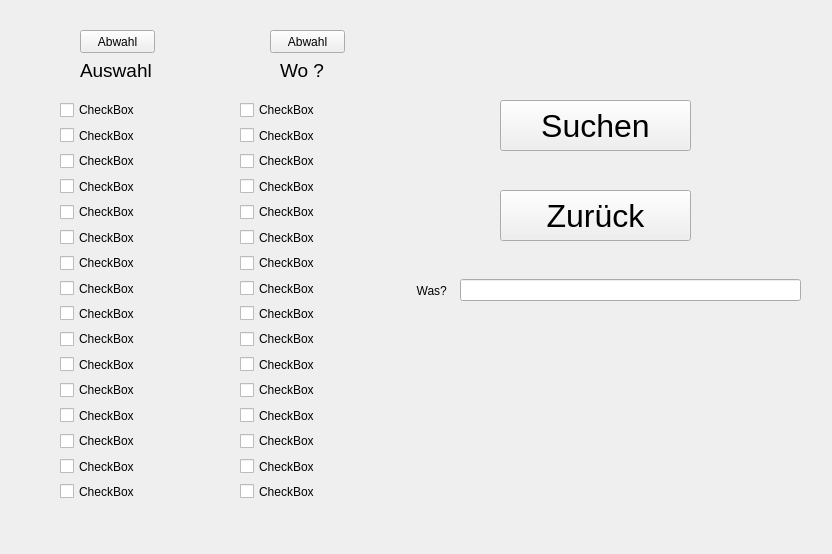
<?xml version="1.0" encoding="UTF-8"?>
<ui version="4.0">
 <class>Suche</class>
 <widget class="QWidget" name="Suche">
  <property name="geometry">
   <rect>
    <x>0</x>
    <y>0</y>
    <width>832</width>
    <height>554</height>
   </rect>
  </property>
  <property name="windowTitle">
   <string>Form</string>
  </property>
  <property name="windowIcon">
   <iconset theme="xxx"/>
  </property>
  <widget class="QPushButton" name="Suchen">
   <property name="geometry">
    <rect>
     <x>500</x>
     <y>100</y>
     <width>191</width>
     <height>51</height>
    </rect>
   </property>
   <property name="font">
    <font>
     <pointsize>24</pointsize>
    </font>
   </property>
   <property name="text">
    <string>Suchen</string>
   </property>
  </widget>
  <widget class="QWidget" name="layoutWidget">
   <property name="geometry">
    <rect>
     <x>240</x>
     <y>100</y>
     <width>121</width>
     <height>401</height>
    </rect>
   </property>
   <layout class="QVBoxLayout" name="verticalLayout_3">
    <item>
     <widget class="QCheckBox" name="checkBox_17">
      <property name="text">
       <string>CheckBox</string>
      </property>
     </widget>
    </item>
    <item>
     <widget class="QCheckBox" name="checkBox_18">
      <property name="text">
       <string>CheckBox</string>
      </property>
     </widget>
    </item>
    <item>
     <widget class="QCheckBox" name="checkBox_19">
      <property name="text">
       <string>CheckBox</string>
      </property>
     </widget>
    </item>
    <item>
     <widget class="QCheckBox" name="checkBox_20">
      <property name="text">
       <string>CheckBox</string>
      </property>
     </widget>
    </item>
    <item>
     <widget class="QCheckBox" name="checkBox_21">
      <property name="text">
       <string>CheckBox</string>
      </property>
     </widget>
    </item>
    <item>
     <widget class="QCheckBox" name="checkBox_22">
      <property name="text">
       <string>CheckBox</string>
      </property>
     </widget>
    </item>
    <item>
     <widget class="QCheckBox" name="checkBox_23">
      <property name="text">
       <string>CheckBox</string>
      </property>
     </widget>
    </item>
    <item>
     <widget class="QCheckBox" name="checkBox_24">
      <property name="text">
       <string>CheckBox</string>
      </property>
     </widget>
    </item>
    <item>
     <widget class="QCheckBox" name="checkBox_25">
      <property name="text">
       <string>CheckBox</string>
      </property>
     </widget>
    </item>
    <item>
     <widget class="QCheckBox" name="checkBox_26">
      <property name="text">
       <string>CheckBox</string>
      </property>
     </widget>
    </item>
    <item>
     <widget class="QCheckBox" name="checkBox_27">
      <property name="text">
       <string>CheckBox</string>
      </property>
     </widget>
    </item>
    <item>
     <widget class="QCheckBox" name="checkBox_28">
      <property name="text">
       <string>CheckBox</string>
      </property>
     </widget>
    </item>
    <item>
     <widget class="QCheckBox" name="checkBox_29">
      <property name="text">
       <string>CheckBox</string>
      </property>
     </widget>
    </item>
    <item>
     <widget class="QCheckBox" name="checkBox_30">
      <property name="text">
       <string>CheckBox</string>
      </property>
     </widget>
    </item>
    <item>
     <widget class="QCheckBox" name="checkBox_31">
      <property name="text">
       <string>CheckBox</string>
      </property>
     </widget>
    </item>
    <item>
     <widget class="QCheckBox" name="checkBox_32">
      <property name="text">
       <string>CheckBox</string>
      </property>
     </widget>
    </item>
   </layout>
  </widget>
  <widget class="QLabel" name="label">
   <property name="geometry">
    <rect>
     <x>80</x>
     <y>60</y>
     <width>91</width>
     <height>21</height>
    </rect>
   </property>
   <property name="font">
    <font>
     <pointsize>14</pointsize>
    </font>
   </property>
   <property name="text">
    <string>Auswahl</string>
   </property>
  </widget>
  <widget class="QLabel" name="label_2">
   <property name="geometry">
    <rect>
     <x>280</x>
     <y>60</y>
     <width>61</width>
     <height>21</height>
    </rect>
   </property>
   <property name="font">
    <font>
     <pointsize>14</pointsize>
    </font>
   </property>
   <property name="text">
    <string>Wo ?</string>
   </property>
  </widget>
  <widget class="QPushButton" name="Suchen_2">
   <property name="geometry">
    <rect>
     <x>500</x>
     <y>190</y>
     <width>191</width>
     <height>51</height>
    </rect>
   </property>
   <property name="font">
    <font>
     <pointsize>24</pointsize>
    </font>
   </property>
   <property name="text">
    <string>Zurück</string>
   </property>
  </widget>
  <widget class="QPushButton" name="pushButton">
   <property name="geometry">
    <rect>
     <x>80</x>
     <y>30</y>
     <width>75</width>
     <height>23</height>
    </rect>
   </property>
   <property name="text">
    <string>Abwahl</string>
   </property>
  </widget>
  <widget class="QPushButton" name="pushButton_2">
   <property name="geometry">
    <rect>
     <x>270</x>
     <y>30</y>
     <width>75</width>
     <height>23</height>
    </rect>
   </property>
   <property name="text">
    <string>Abwahl</string>
   </property>
  </widget>
  <widget class="QWidget" name="">
   <property name="geometry">
    <rect>
     <x>60</x>
     <y>100</y>
     <width>121</width>
     <height>401</height>
    </rect>
   </property>
   <layout class="QVBoxLayout" name="verticalLayout_2">
    <item>
     <widget class="QCheckBox" name="checkBox_13">
      <property name="text">
       <string>CheckBox</string>
      </property>
     </widget>
    </item>
    <item>
     <widget class="QCheckBox" name="checkBox_11">
      <property name="text">
       <string>CheckBox</string>
      </property>
     </widget>
    </item>
    <item>
     <widget class="QCheckBox" name="checkBox">
      <property name="text">
       <string>CheckBox</string>
      </property>
     </widget>
    </item>
    <item>
     <widget class="QCheckBox" name="checkBox_14">
      <property name="text">
       <string>CheckBox</string>
      </property>
     </widget>
    </item>
    <item>
     <widget class="QCheckBox" name="checkBox_2">
      <property name="text">
       <string>CheckBox</string>
      </property>
     </widget>
    </item>
    <item>
     <widget class="QCheckBox" name="checkBox_10">
      <property name="text">
       <string>CheckBox</string>
      </property>
     </widget>
    </item>
    <item>
     <widget class="QCheckBox" name="checkBox_3">
      <property name="text">
       <string>CheckBox</string>
      </property>
     </widget>
    </item>
    <item>
     <widget class="QCheckBox" name="checkBox_9">
      <property name="text">
       <string>CheckBox</string>
      </property>
     </widget>
    </item>
    <item>
     <widget class="QCheckBox" name="checkBox_4">
      <property name="text">
       <string>CheckBox</string>
      </property>
     </widget>
    </item>
    <item>
     <widget class="QCheckBox" name="checkBox_7">
      <property name="text">
       <string>CheckBox</string>
      </property>
     </widget>
    </item>
    <item>
     <widget class="QCheckBox" name="checkBox_5">
      <property name="text">
       <string>CheckBox</string>
      </property>
     </widget>
    </item>
    <item>
     <widget class="QCheckBox" name="checkBox_8">
      <property name="text">
       <string>CheckBox</string>
      </property>
     </widget>
    </item>
    <item>
     <widget class="QCheckBox" name="checkBox_6">
      <property name="text">
       <string>CheckBox</string>
      </property>
     </widget>
    </item>
    <item>
     <widget class="QCheckBox" name="checkBox_12">
      <property name="text">
       <string>CheckBox</string>
      </property>
     </widget>
    </item>
    <item>
     <widget class="QCheckBox" name="checkBox_15">
      <property name="text">
       <string>CheckBox</string>
      </property>
     </widget>
    </item>
    <item>
     <widget class="QCheckBox" name="checkBox_16">
      <property name="text">
       <string>CheckBox</string>
      </property>
     </widget>
    </item>
   </layout>
  </widget>
  <widget class="QWidget" name="">
   <property name="geometry">
    <rect>
     <x>410</x>
     <y>270</y>
     <width>391</width>
     <height>41</height>
    </rect>
   </property>
   <layout class="QHBoxLayout" name="horizontalLayout">
    <item>
     <widget class="QLabel" name="was">
      <property name="text">
       <string>  Was?  </string>
      </property>
     </widget>
    </item>
    <item>
     <widget class="QLineEdit" name="lineEdit"/>
    </item>
   </layout>
  </widget>
 </widget>
 <resources/>
 <connections/>
</ui>
